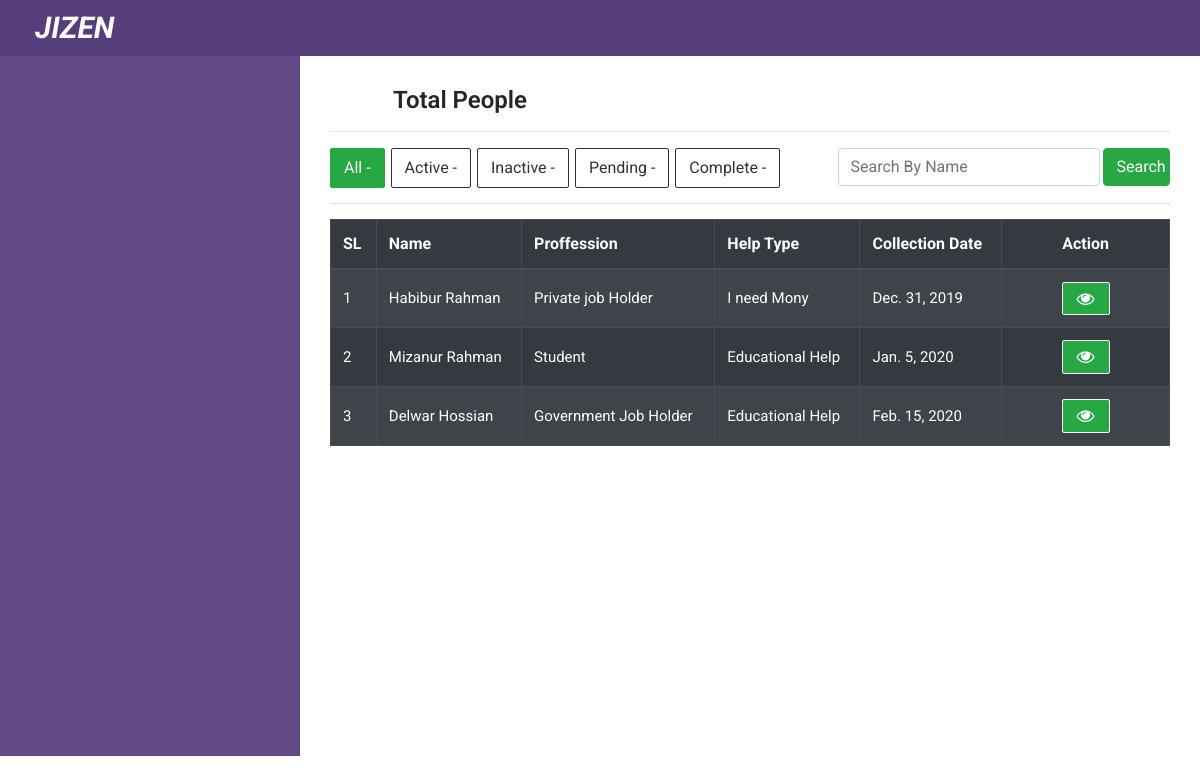
The app's page /search-poor-admin/, older data.
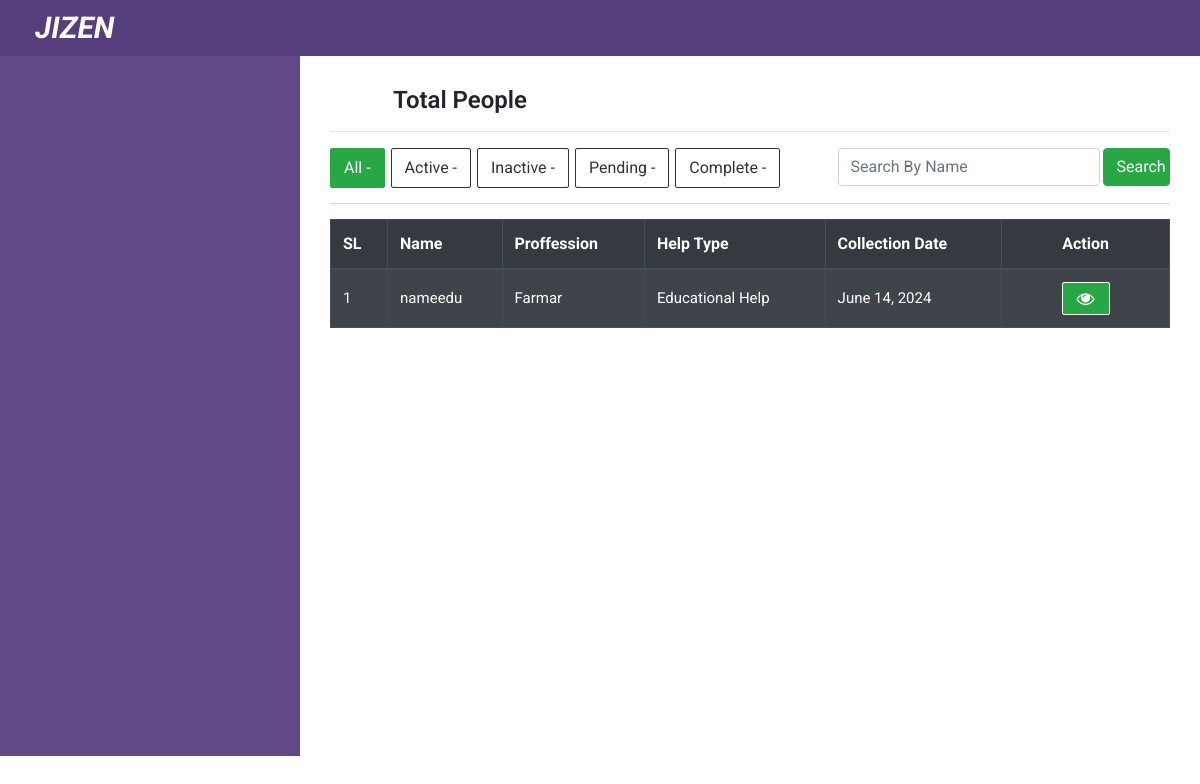
The same page, newer data.
### poorapp/models.py (models this page shows, shortened)
class Receivers(models.Model):
    name                    = models.CharField(max_length=150)
    email                   = models.EmailField(max_length=150, blank=True)
    mobile_number           = models.IntegerField()
    password                = models.CharField(max_length = 30, default="123456")
    aplicant_proffessions   = models.ForeignKey('ApplicantProffession', on_delete=models.CASCADE)
    gender_list = (
        ('F','Female'),
        ('M','Male'),
        ('O','Other')
    )
    aplicant_gender         = models.CharField(max_length=1,default = 1,choices=gender_list)
    aplicant_age            = models.IntegerField(default=30)
    image                   = models.ImageField(upload_to='uploads/')
    father_name             = models.CharField(max_length=150)
    father_proffession      = models.ForeignKey('FatherProffession', on_delete=models.CASCADE)
    father_contact_number   = models.IntegerField()
    mother_name             = models.CharField(max_length=150)
    help_type               = models.ForeignKey('HelpCategory', on_delete=models.CASCADE)
    amount                  = models.IntegerField()
    amount_received         = models.IntegerField(default=0)
    require_date            = models.DateField()
    city_name               = models.ForeignKey(CityList, on_delete= models.CASCADE)
    district_name           = models.ForeignKey(DistrictList, on_delete= models.CASCADE)
    post_code               = models.CharField(max_length=20)
    address                 = models.TextField(max_length=500)
    payment_type            = models.ForeignKey('PaymentType', on_delete=models.CASCADE, default=0,null=True)
    payment_type_account    = models.IntegerField(blank=True,null=True)
    identity_document_lists = (
        ('DL','Driving License'),
        ('PP','Passport'),
        ('NC','NID Card'),
        ('BC','Birth Certificate'),
    )
    identity_doc_type       = models.CharField(max_length=2, choices=identity_document_lists)
    identity_doc            = models.ImageField(upload_to='uploads/')
    identity_doc_number     = models.IntegerField(blank=True)
    document_file_one       = models.ImageField(upload_to='uploads/', blank=True)
    problem_description     = RichTextField(blank=True,null=True)
    status                  = models.BooleanField(default=False)
    complete_status         = models.BooleanField(default=False)
    timestamp               = models.DateField(auto_now_add=True, auto_now=False)
    update                  = models.DateField(auto_now=True, auto_now_add=False)
    cloth_count             = models.IntegerField(default=0);
    cloth_size              = models.CharField(max_length=200,default='0');
    edu_items               = models.CharField(max_length=300,default='');
    food_quantity           = models.IntegerField(default=0);
    food_time               = models.CharField(max_length=200,null=True, blank=True);

class ApplicantProffession(models.Model):
    proffession_type = models.CharField(max_length=50)
    def __str__(self):
        return self.proffession_type

class HelpCategory(models.Model):
    category_name = models.CharField(max_length=50)
    def __str__(self):
        return self.category_name

### commonapp/views.py (the view)
# urls.py: path('search-poor-admin/', views.search_poor_admin, name='search_poor_admin'),
def search_poor_admin(request):
    qs = models.Receivers.objects.all()
    qs = qs.filter(status=True)
    name = request.POST.get('search')
    if name !="" and name != None:
        qs = qs.filter(name__icontains=name)
    context = {
        'all_poor_list':qs,
    }
    return render(request, 'poorapp/poor_list_all.html',context)

### templates/poorapp/poor_list_all.html (shortened to what this page needs)
{% extends 'dashboard-base.html' %}
{% load data_load %}
{% block dashboard %}
    <div class="dashboard_topbar">
        <div class="row">
            <div class="col-sm-4">
                <h2 class="fweight-600 fsize-24 align-center">
                    Total People
                </h2>
            </div>
        </div>
    </div>
    <hr>
    <div class="add_poor_area">
        <div class="search_option">
            <div class="row">
                <div class="col-sm-7">
                    <div class="button_search_option">
                        <ul>
                            <li><a class="active" href="{% url 'poorapp:poor_list_all' %}">All - </a></li>
                            <li><a href="{% url 'poorapp:poor_list' %}">Active - </a></li>
                            <li><a href="{% url 'poorapp:poor_list_inactive' %}">Inactive - </a></li>
                            <li><a href="{% url 'poorapp:poor_list_pending' %}">Pending - </a></li>
                            <li><a href="{% url 'poorapp:poor_list_complete' %}">Complete - </a></li>
                        </ul>
                    </div>
                </div>
                <div class="col-sm-5">
                    <div class="custom_search">
                        <form action="{% url 'commonapp:search_poor_admin' %}" method="POST">{% csrf_token %}
                            <input type="text" name="search" placeholder="Search By Name" class="form-control">
                            <input type="submit" class="btn btn-success" value="Search">
                        </form>
                    </div>
                </div>
            </div>
        </div>
        <table class="table table-bordered table-dark table-hover table-striped">
            <thead class="table-dark">
                <tr>
                    <th>SL</th>
                    <th>Name</td>
                    <th>Proffession</td>
                    <th>Help Type</td>
                    <th>Collection Date</td>
                    <th class="align-center">Action</td>
                </tr>
            </thead>
            <tbody>
                {% if all_poor_list %}
                    {% for poor in all_poor_list %}
                    <tr>
                        <td scope="row">{{forloop.counter}}</td>
                        <td>{{poor.name}}</td>
                        <td>{{poor.aplicant_proffessions}}</td>
                        <td>{{poor.help_type}}</td>
                        <td>{{poor.require_date}}</td>
                        <td class="action light width-20 align-center">
                            <a target="_blank" href="{% url 'commonapp:single_poor_people' poor.id %}"><i class="fa fa-eye"></i></a>
                        </td>
                    </tr>
                    {% endfor %}
                {% endif %}
        </tbody>
        </table>
    </div>
{% endblock dashboard %}

### templates/dashboard-base.html (shortened to what this page needs)
<!DOCTYPE html>
<html lang="en">
<head>
    <link rel="stylesheet" href="https://cdnjs.cloudflare.com/ajax/libs/font-awesome/4.7.0/css/font-awesome.min.css">
    {% load static %}
    {% load data_load %}
    <link rel="stylesheet" href="{% static 'css/bootstrap.min.css' %}">
    <link rel="stylesheet" href="{% static 'style.css' %}">
</head>
<body>
<header class="header_area sticky-top">
    <div class="container-fluid">
        <div class="row">
            <div class="col-sm-3">
                <div class="logo">
                    <a target="_blank" href="{% url 'commonapp:home' %}"><h2>JIZEN</h2></a>
                </div>
            </div>
            <div class="col-md-8">
            </div>
        </div>
    </div>
</header>
<section class="dashboard_content_area">
    <div class="container-fluid">
        <div class="row">
            <div class="col-sm-3 fixed-left dashboard_sidebar">
            </div>
            <div class="col-sm-9">
                <div class="dashboard_content">
                    {% block dashboard %}
                    {% endblock dashboard %}
                </div>
            </div>
        </div>
    </div>
</section>
</body>
</html>

### static/style.css (style rules this page uses)
body { font-family: 'Roboto', sans-serif; }
.align-center { text-align: center; }
.header_area { background-color: #563d7c; }
*,h1,h2,h3,h4,h5,h6,ul,li,a,p { margin: 0; padding: 0; }
.logo h2 { font-size: 30px; color: #fff; margin-bottom: 0; padding: 5px 20px; margin: 5px 0; display: inline-block; border-radius: 5px; font-style: italic; font-weight: 700; }
.col-sm-3.dashboard_sidebar { background-color: #614887; padding-bottom: 60px; min-height: 700px; }
ul { list-style: none; }
.fsize-24 { font-size:24px ; }
.dashboard_content { padding: 30px 15px 80px; z-index: 1; position: relative; }
.fweight-600 { font-weight: 600; }
.width-20 { width: 20%; }
.action.light a { background-color:#28a745; }
.action a { display: inline-block; font-size: 18px; color: #fff; padding: 5px 14px; border: 1px solid #fff; margin: 0 0px; border-radius: 2px; line-height: 1.2; display: inline-block; transition: all 0.5s; }
.button_search_option ul li a.active { background: #28a745; color: #fff; border: 1px solid #28a745; }
.button_search_option ul li a { display: inline-block; background: #fff; color: #333; border: 1px solid #333; padding: 7px 13px; margin-right: 2px; border-radius: 2px; text-decoration: none; }
.button_search_option ul li { display: inline; }
.custom_search input { float: left; width: 20%; }
.search_option { margin-bottom: 15px; border-bottom: 1px solid #ddd; padding-bottom: 15px; }
.custom_search input[type="text"] { width: 79%; margin-right: 1%; }
.add_poor_area td { font-size: 15px; vertical-align: middle; }

Row changes from the older to the newer data that the page shows:
removed Receivers: name "Habibur Rahman", aplicant_proffessions "Private job Holder", help_type "I need Mony", require_date "Dec. 31, 2019"
removed Receivers: name "Mizanur Rahman", aplicant_proffessions "Student", help_type "Educational Help", require_date "Jan. 5, 2020"
removed Receivers: name "Delwar Hossian", aplicant_proffessions "Government Job Holder", help_type "Educational Help", require_date "Feb. 15, 2020"
added Receivers: name "nameedu", aplicant_proffessions "Farmar", help_type "Educational Help", require_date "June 14, 2024"
